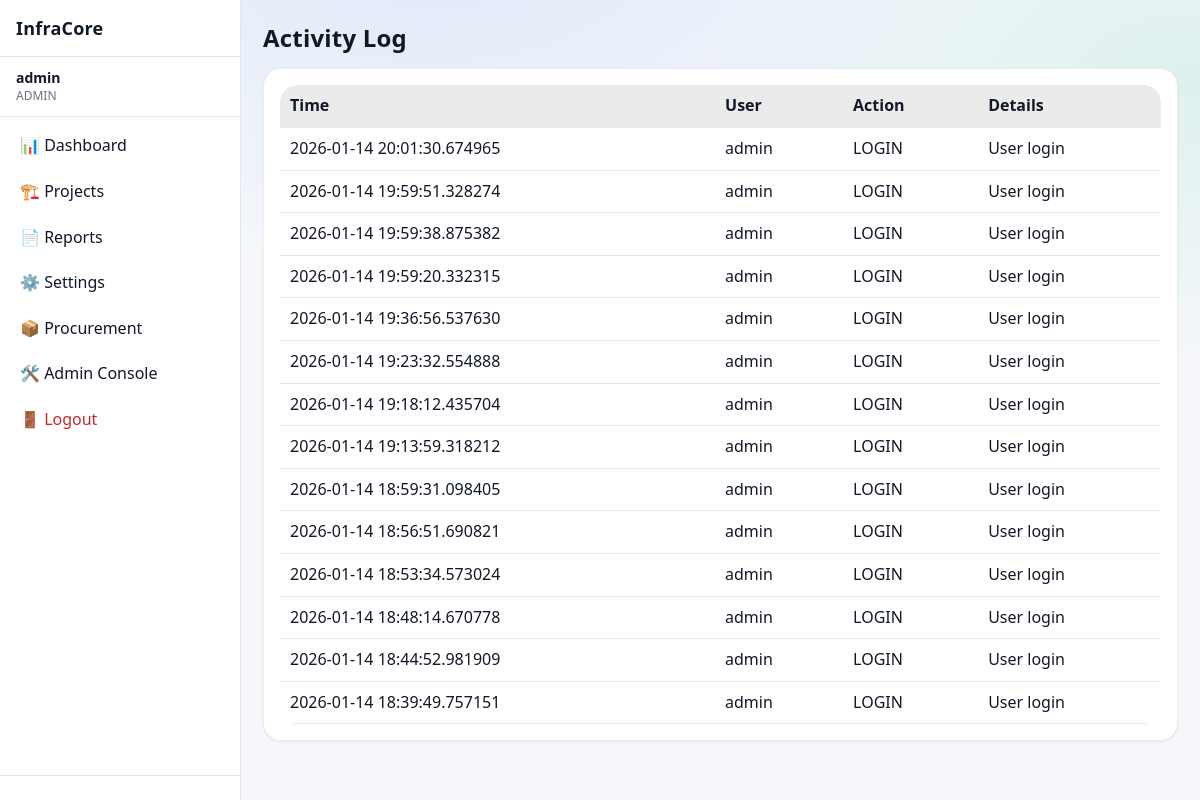
Before: /activity (signed in) with the older database file.
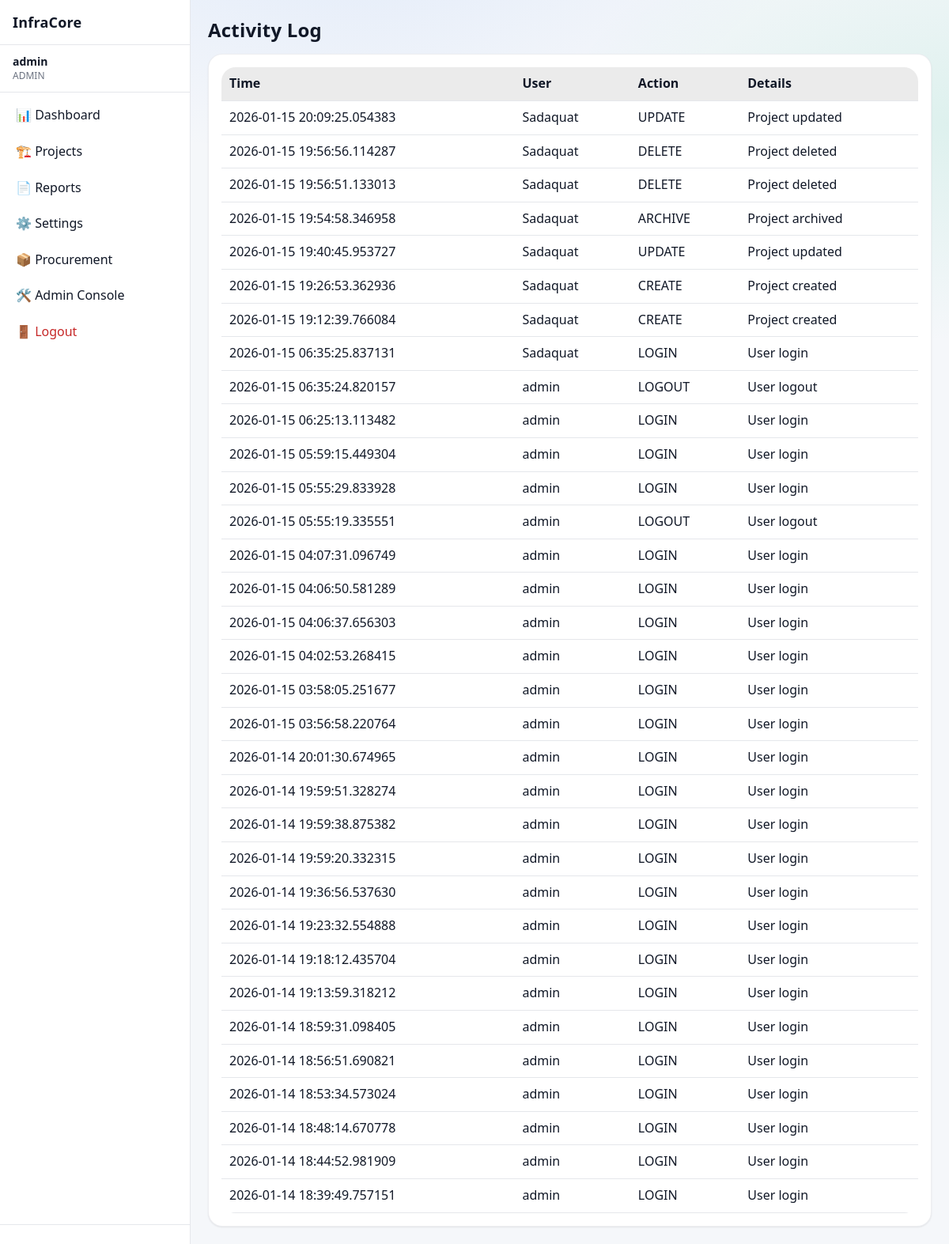
After: the same page with the newer database file.
### app/models/activity_log.py (models this page shows)
class ActivityLog(Base):
    __tablename__ = "activity_logs"
    __table_args__ = (
        Index("ix_activity_logs_created_at", "created_at"),
        Index("ix_activity_logs_user_id", "user_id"),
    )
    id = Column(Integer, primary_key=True, index=True)
    user_id = Column(Integer, ForeignKey("users.id"), nullable=True)
    username = Column(String(150), nullable=False)
    role = Column(String(50), nullable=True)
    action = Column(String(20), nullable=False)  # CREATE, UPDATE, DELETE, ARCHIVE, LOGIN, LOGOUT
    entity_type = Column(String(50), nullable=True)  # Project, Activity, Material, User, Execution
    entity_id = Column(Integer, nullable=True)
    description = Column(Text, nullable=True)
    old_value = Column(Text, nullable=True)  # JSON string
    new_value = Column(Text, nullable=True)  # JSON string
    ip_address = Column(String(64), nullable=True)
    created_at = Column(DateTime, default=datetime.utcnow, nullable=False)
    details = Column(String, nullable=True)
    timestamp = Column(DateTime, default=datetime.utcnow)

### app/routes/activity.py (the view)
@router.get("/activity", response_class=HTMLResponse)
def activity_page(request: Request, db: Session = Depends(get_db)):
    user = request.session.get("user")
    if user is None or user["role"] != "admin":
        return RedirectResponse("/dashboard", status_code=302)
    logs = get_recent_activities(db)
    return templates.TemplateResponse(
        "activity.html",
        {
            "request": request,
            "user": user,
            "logs": logs,
        }
    )

### app/templates/activity.html
{% extends "base.html" %}
{% block content %}
<h1 class="page-title">Activity Log</h1>
<div class="card">
    <table class="table">
        <thead>
            <tr>
                <th>Time</th>
                <th>User</th>
                <th>Action</th>
                <th>Details</th>
            </tr>
        </thead>
        <tbody>
            {% for log in logs %}
            <tr>
                <td>{{ log.timestamp }}</td>
                <td>{{ log.username }}</td>
                <td>{{ log.action }}</td>
                <td>{{ log.details }}</td>
            </tr>
            {% else %}
            <tr>
                <td colspan="4">No activity recorded</td>
            </tr>
            {% endfor %}
        </tbody>
    </table>
</div>
{% endblock %}

Changed rows visible on the page:
added ActivityLog: timestamp "2026-01-15 20:09:25.054383", username "Sadaquat", action "UPDATE", details "Project updated"
added ActivityLog: timestamp "2026-01-15 19:56:56.114287", username "Sadaquat", action "DELETE", details "Project deleted"
added ActivityLog: timestamp "2026-01-15 19:56:51.133013", username "Sadaquat", action "DELETE", details "Project deleted"
added ActivityLog: timestamp "2026-01-15 19:54:58.346958", username "Sadaquat", action "ARCHIVE", details "Project archived"
added ActivityLog: timestamp "2026-01-15 19:40:45.953727", username "Sadaquat", action "UPDATE", details "Project updated"
added ActivityLog: timestamp "2026-01-15 19:26:53.362936", username "Sadaquat", action "CREATE", details "Project created"
added ActivityLog: timestamp "2026-01-15 19:12:39.766084", username "Sadaquat", action "CREATE", details "Project created"
added ActivityLog: timestamp "2026-01-15 06:35:25.837131", username "Sadaquat", action "LOGIN", details "User login"
added ActivityLog: timestamp "2026-01-15 06:35:24.820157", username "admin", action "LOGOUT", details "User logout"
added ActivityLog: timestamp "2026-01-15 06:25:13.113482", username "admin", action "LOGIN", details "User login"
added ActivityLog: timestamp "2026-01-15 05:59:15.449304", username "admin", action "LOGIN", details "User login"
added ActivityLog: timestamp "2026-01-15 05:55:29.833928", username "admin", action "LOGIN", details "User login"
added ActivityLog: timestamp "2026-01-15 05:55:19.335551", username "admin", action "LOGOUT", details "User logout"
added ActivityLog: timestamp "2026-01-15 04:07:31.096749", username "admin", action "LOGIN", details "User login"
added ActivityLog: timestamp "2026-01-15 04:06:50.581289", username "admin", action "LOGIN", details "User login"
added ActivityLog: timestamp "2026-01-15 04:06:37.656303", username "admin", action "LOGIN", details "User login"
added ActivityLog: timestamp "2026-01-15 04:02:53.268415", username "admin", action "LOGIN", details "User login"
added ActivityLog: timestamp "2026-01-15 03:58:05.251677", username "admin", action "LOGIN", details "User login"
added ActivityLog: timestamp "2026-01-15 03:56:58.220764", username "admin", action "LOGIN", details "User login"
